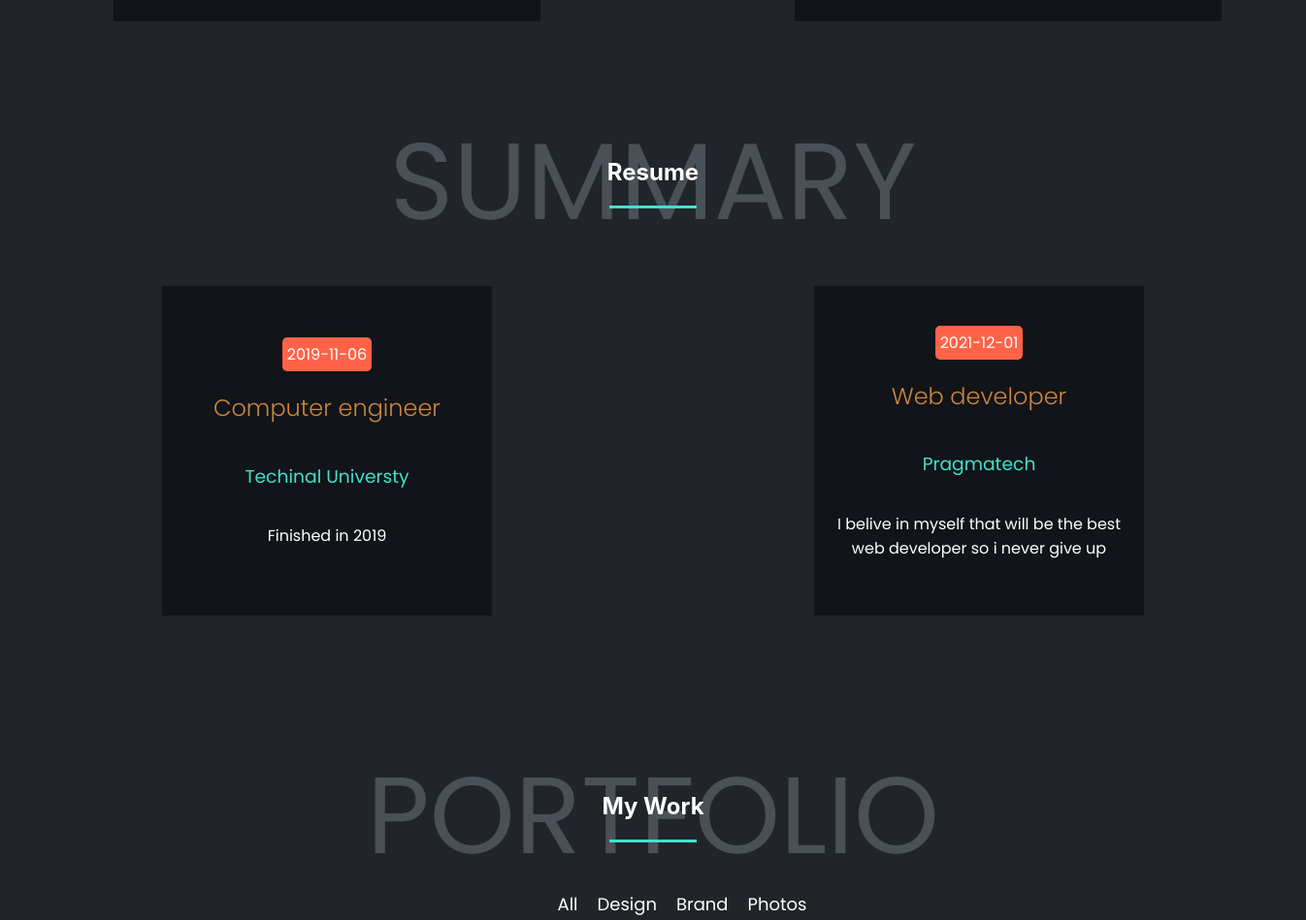
Before: / (middle part) with the older database file.
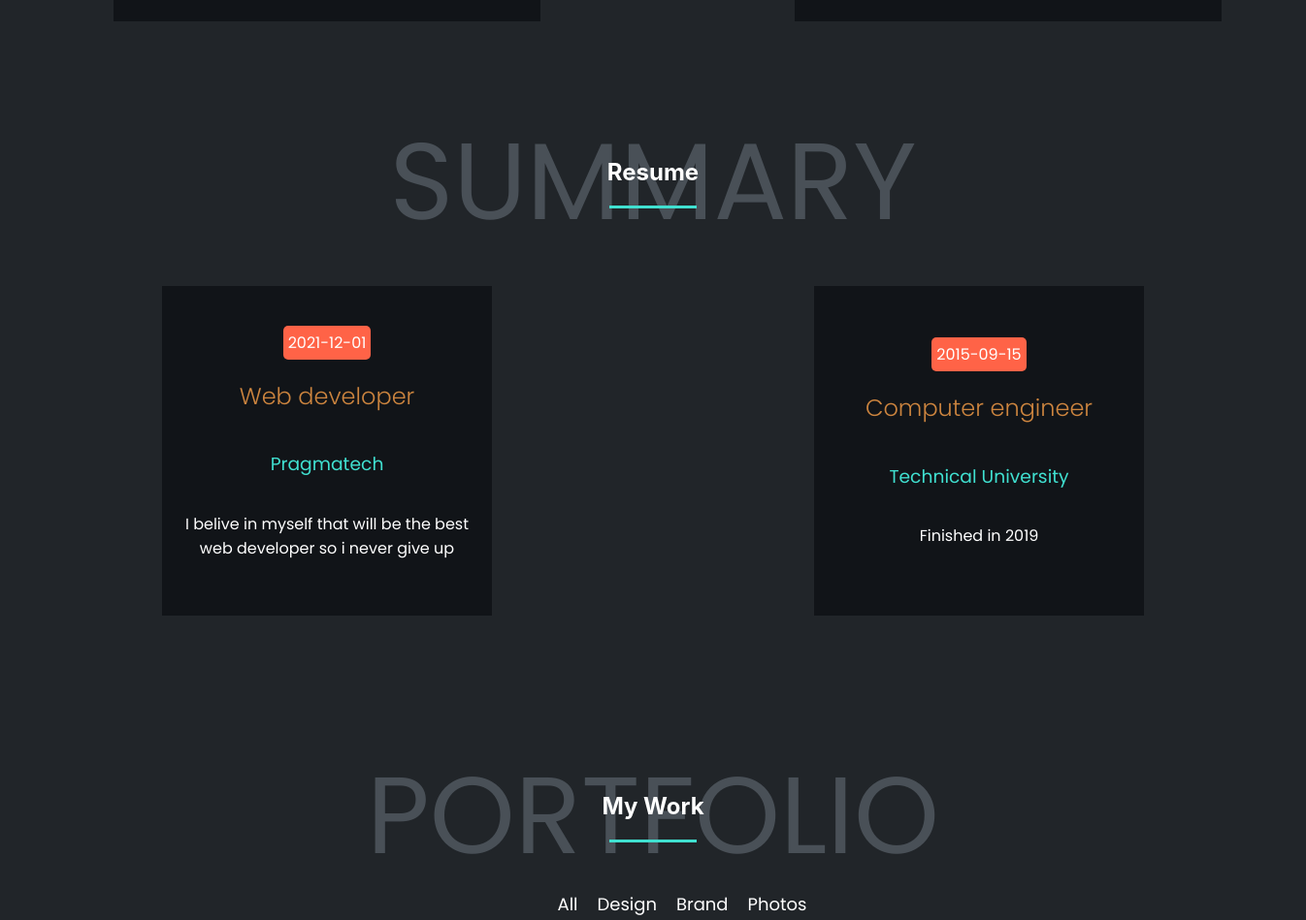
After: the same page with the newer database file.
### app.py (models this page shows)
class Task(db.Model):
    n_id = db.Column(db.Integer, primary_key=True)
    n_date = db.Column(db.String(120))
    n_ixtisas = db.Column(db.String(80))
    n_universtet = db.Column(db.String(120))
    n_haqqinda = db.Column(db.String(120))

### app.py (the view)
@app.route('/',methods=['GET','POST'])
def add():
  butunxeberler=Xeber.query.all()
  butuntasklar=Task.query.all()
  butunemrler=Emr.query.all()
  butuntestler=Test.query.all()
  return render_template('index.html',xeberler=butunxeberler,tasklar=butuntasklar,emrler=butunemrler,testler=butuntestler)

### templates/index.html (shortened to what this page needs)
<!DOCTYPE html>
<html lang="en">
<head>
    <link rel="stylesheet" href="../static/style.css">
    <link rel="stylesheet" href="https://pro.fontawesome.com/releases/v5.10.0/css/all.css" />
    <link rel="stylesheet" href="https://cdnjs.cloudflare.com/ajax/libs/font-awesome/6.0.0/css/all.min.css
">
</head>
<body>
    <section id="WhatIdo">
        <div class="container">
            <div class="header">
                <div class="tam">
                    {% for xeber in xeberler %}
                    <div class="bolum">
                        <div class="xeber-item">
                        </div>
                    </div>
                    {% endfor %}
                </div>
            </div>
        </div>
    </section>
    <section id="Resume">
        <div class="container">
            <div class="header ">
                <div class="arxa ">SUMMARY</div>
                <h1>Resume</h1>
                <div class="span "> </div>
                <div class="movcud ">
                    <div class=" ">
                        <div class="one ">
                            {% for task in tasklar %}
                            <div class="qutu ">
                                <span>{{task.n_date}}</span>
                                <h2>{{task.n_ixtisas}}</h2>
                                <h3>{{task.n_universtet}}</h3>
                                <p>{{task.n_haqqinda}}</p>
                            </div>
                            {% endfor %}
                        </div>
                    </div>
                </div>
            </div>
        </div>
    </section>
    <section id="Portfolio">
        <div class="container">
            <div class="header ">
                <div class="arxa ">PORTFOLIO</div>
                <h1>My Work</h1>
                <div class="span "> </div>
                <div class="photo ">
                    <ul>
                        <li>
                            <a href="# ">All</a>
                        </li>
                        <li>
                            <a href="# ">Design</a>
                        </li>
                        <li>
                            <a href="# ">Brand</a>
                        </li>
                        <li>
                            <a href="# ">Photos</a>
                        </li>
                    </ul>
                </div>
            </div>
        </div>
    </section>
</body>
</html>

### static/style.css (style rules this page uses)
body { margin: 0; padding: 0; font-family: "Poppins", sans-serif; }
.container { max-width: 100%; margin: 0 auto; }
#WhatIdo { background-color: #212529 !important; }
#Resume { background-color: #212529; }
#Portfolio { background-color: #212529; }
html { scroll-behavior: smooth; }
#WhatIdo { max-width: 100%; }
.header { border: 1px solid #212529; text-align: center; position: relative; }
.arxa { font-size: 7em; font-family: "Poppins", sans-serif; color: #495057; background-color: #212529; position: absolute; top: 0; left: 0; right: 0; margin-top: 80px; font-style: bold; }
.span { background-color: turquoise; text-align: center; height: 3px; width: 90px; margin-left: 440px; position: relative; margin-top: 12px; margin-right: auto !important; margin-left: auto !important; }
.header h1 { color: white; font-family: -apple-system, BlinkMacSystemFont, "Segoe UI", Roboto, Oxygen, Ubuntu, Cantarell, "Open Sans", "Helvetica Neue", sans-serif; margin-top: 140px; position: relative; text-align: center; }
.bolum { width: 400px; height: 400px; background-color: #111418; display: flex; flex-direction: column; padding: 20px; }
#WhatIdo { max-height: 2500px !important; }
#Resume { max-height: 2500px !important; }
#Portfolio { max-height: 2800px !important; }
.tam { display: grid; grid-template-columns: 50% 50%; grid-template-rows: 50% 50%; place-items: center; gap: 30px; margin-top: 70px; margin-bottom: 20px; }
.movcud { text-align: center; }
.one { display: grid; grid-template-columns: 50% 50%; place-items: center; margin-top: 60px; margin-bottom: 20px; }
.movcud h2 { color: peru; font-weight: 300; }
.qutu span { background: tomato; border-radius: 5px; color: white; padding: 5px; -webkit-border-radius: 5px; -moz-border-radius: 5px; -ms-border-radius: 5px; -o-border-radius: 5px; }
.qutu p { color: white; }
.qutu { display: flex; justify-content: center; flex-direction: column; align-items: center; }
.movcud h3 { color: turquoise; font-weight: 400; }
.qutu { background-color: #111418; width: 300px; height: 300px; padding: 20px; margin-top: 20px; margin-bottom: 20px; }
.photo ul { display: flex; list-style-type: none; text-decoration: none; justify-content: center; align-items: center; }
.photo ul li a { text-decoration: none; list-style-type: none; margin-left: 20px; color: white; font-size: 18px; font-family: "Poppins", sans-serif; border: none; }
.photo { margin-top: 50px; }

Changed rows visible on the page:
removed Task: n_date "2019-11-06", n_ixtisas "Computer engineer", n_universtet "Techinal Universty", n_haqqinda "Finished in 2019"
added Task: n_date "2015-09-15", n_ixtisas "Computer engineer", n_universtet "Technical University", n_haqqinda "Finished in 2019"
